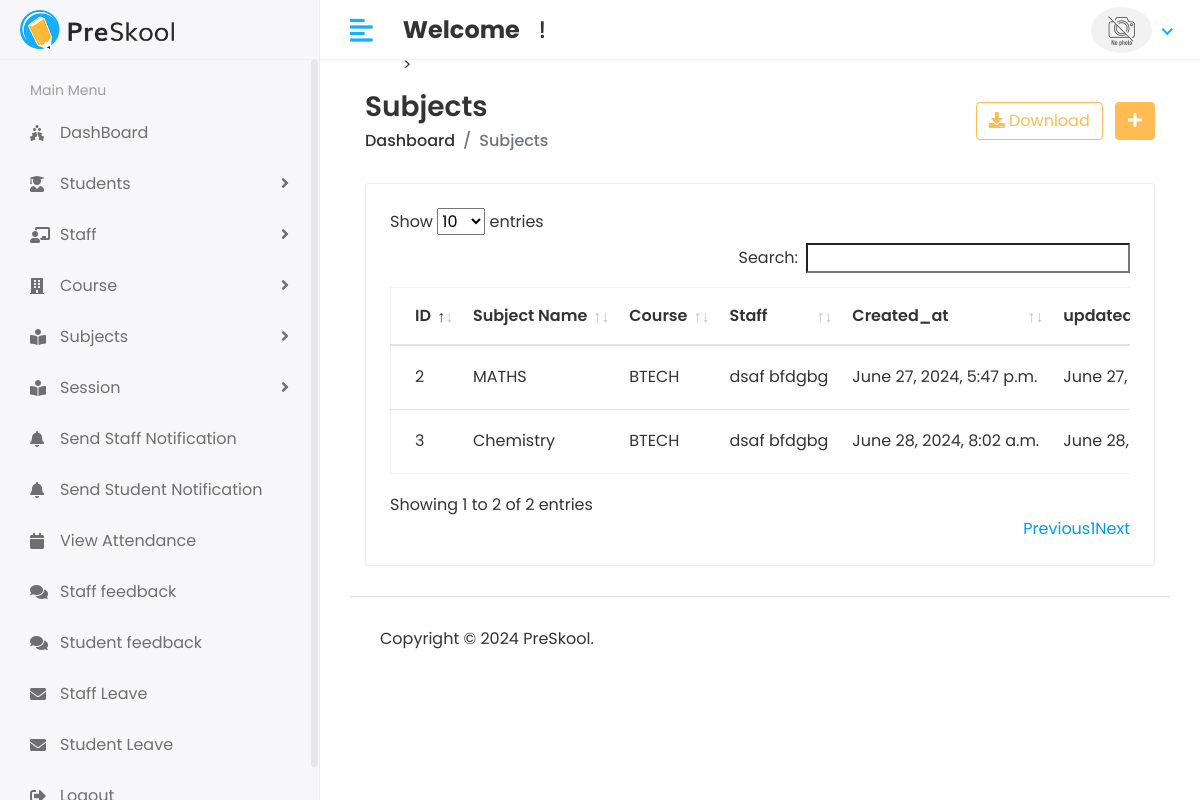
The page /Hod/Subject/View (signed in) on the database its author committed.
### lmsapp/models.py (models this page shows, shortened)
class Subject(models.Model):
    name = models.CharField(max_length=100)
    course = models.ForeignKey(Course,on_delete=models.CASCADE)
    staff= models.ForeignKey(Staff,on_delete=models.CASCADE)
    created_at=models.DateTimeField(auto_now_add=True,null=True)
    updated_at=models.DateTimeField(auto_now=True)

class Course(models.Model):
    name=models.CharField(max_length=100)
    created_at=models.DateTimeField(auto_now_add=True)
    updated_at=models.DateTimeField(auto_now=True)
    def __str__(self):
        return self.name

class Staff(models.Model):
    admin = models.OneToOneField(CustomUser,on_delete=models.CASCADE)
    address = models.TextField()
    gender = models.CharField(max_length=100)
    created_at = models.DateTimeField(auto_now_add=True)
    updated_at = models.DateTimeField(auto_now=True)

class CustomUser(AbstractUser):
    USER = (
        (1,'HOD'),
        (2,'STAFF'),
        (3,'STUDENT'),
    )
    user_type=models.CharField(choices=USER,max_length=50,default=1)
    profile_pic=models.ImageField(upload_to='media/profile_pic')

### lms/hod_views.py (the view)
# urls.py: path('Hod/Subject/View',hod_views.VIEW_SUBJECT,name='view_subject'),
@login_required(login_url='/')
def VIEW_SUBJECT(request):
    subject=Subject.objects.all()
    context={
        'subject':subject,
    }
    return render(request,'hod/view_subject.html',context)

### template/hod/view_subject.html (shortened to what this page needs)
{% extends 'base.html' %}
{% block content %}
{% load static %}
<div class="content container-fluid">
   <div class="page-header">
      <div class="row align-items-center">
         <div class="col">
            <h3 class="page-title">Subjects</h3>
            <ul class="breadcrumb">
               <li class="breadcrumb-item"><a href="index.html">Dashboard</a></li>
               <li class="breadcrumb-item active">Subjects</li>
            </ul>
         </div>
         <div class="col-auto text-right float-right ml-auto">
            <a href="#" class="btn btn-outline-primary mr-2"><i class="fas fa-download"></i> Download</a>
            <a href="add-student.html" class="btn btn-primary"><i class="fas fa-plus"></i></a>
         </div>
      </div>
   </div>
   <div class="row">
      <div class="col-sm-12">
         <div class="card card-table">
            <div class="card-body">
               <div class="table-responsive">
                  <table id="table_id" class="table table-hover table-center mb-0">
                     <thead>
                        <tr>
                           <th>ID</th>
                           <th>Subject Name</th>
                           <th>Course</th>
                           <th>Staff</th>
                           <th>Created_at</th>
                           <th>updated_at</th>
                        </tr>
                     </thead>
                     <tbody>
                        {% for i in subject %}
                        <tr>
                           <td>{{i.id}}</td>
                           <td>{{i.name}}</td>
                           <td>{{i.course}}</td>
                           <td>{{i.staff.admin.first_name}}&nbsp;{{i.staff.admin.last_name}}</td>
                           <td>{{i.created_at}}</td>
                           <td>{{i.updated_at}}</td>
                        </tr>
                        {% endfor %}
                     </tbody>
                  </table>
               </div>
            </div>
         </div>
      </div>
   </div>
</div>
{% endblock %}

### static/assets/css/style.css (style rules this page uses)
html { height: 100%; }
body { background-color: #fff; color: #333; font-family: 'Poppins', sans-serif; font-size: 1rem; height: 100%; line-height: 1.5; overflow-x: hidden; }
h1, h2, h3, h4, h5, h6 { font-family: 'Poppins', sans-serif; margin-top: 0; }
a { color: #009ce7; }
input, button, a { transition: all 0.4s ease; -moz-transition: all 0.4s ease; -o-transition: all 0.4s ease; -ms-transition: all 0.4s ease; -webkit-transition: all 0.4s ease; }
ul, ol { padding: 0px; list-style: none; }
.table { color: #333; max-width: 100%; margin-bottom: 0; width: 100%; }
.table.dataTable { border-collapse: collapse !important; border: 1px solid rgba(0, 0, 0, 0.05); }
.table thead tr th { font-weight: 600; }
.table tbody tr { border-bottom: 1px solid rgba(0, 0, 0, 0.05); }
.table.table-center td, .table.table-center th { vertical-align: middle; }
.card-table .card-body .table > thead > tr > th { border-top: 0; }
.card-table .card-body .table tr td:first-child, .card-table .card-body .table tr th:first-child { padding-left: 1.5rem; }
.card-table .table td, .card-table .table th { border-top: 1px solid #e2e5e8; padding: 1rem 0.75rem; white-space: nowrap; }
.btn-primary { background-color: #FFBC53; border: 1px solid #FFBC53; }
.btn-outline-primary { color: #FFBC53; border-color: #FFBC53; }
.card { border: 1px solid #ececf5; box-shadow: 0 1px 3px 0 rgba(0, 0, 0, 0.03); margin-bottom: 1.875rem; }
.card-body { padding: 1.5rem; }
.page-header { margin-bottom: 1.875rem; }
.page-header .breadcrumb { background-color: transparent; color: #6c757d; font-size: 1rem; font-weight: 500; margin-bottom: 0; padding: 0; }
.page-header .breadcrumb a { color: #333; }
.page-title { font-size: 28px; font-weight: 600; color: #333; margin-bottom: 5px; }

### rows shown on the page
Subject: id "2", name "MATHS", course "BTECH", staff.admin.first_name "dsaf", staff.admin.last_name "bfdgbg", created_at "June 27, 2024, 5:47 p.m.", updated_at "June 27,…"
Subject: id "3", name "Chemistry", course "BTECH", staff.admin.first_name "dsaf", staff.admin.last_name "bfdgbg", created_at "June 28, 2024, 8:02 a.m.", updated_at "June 28,…"
